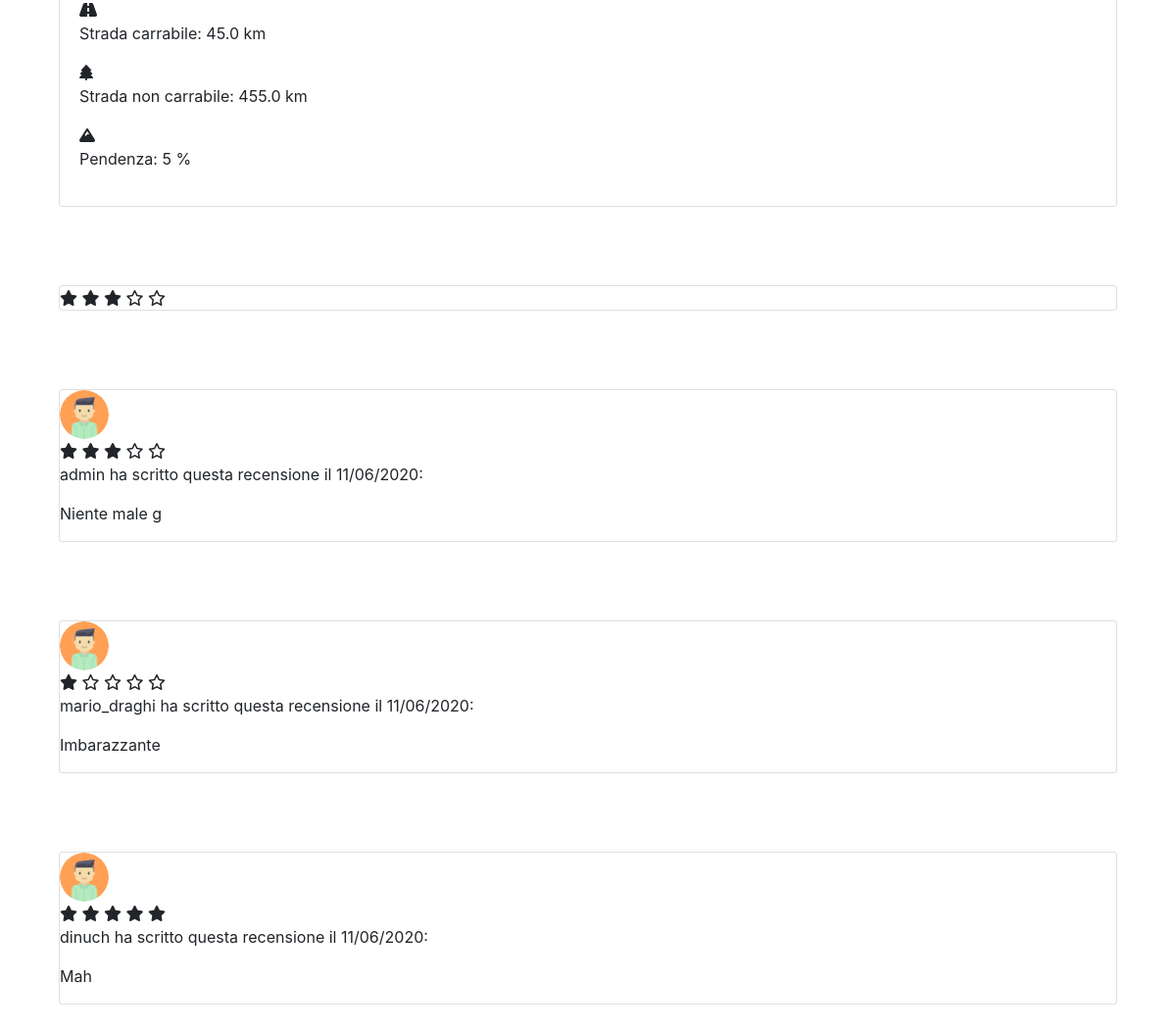
/path/detail/1/ (lower part), run on an earlier commit of the app's database.
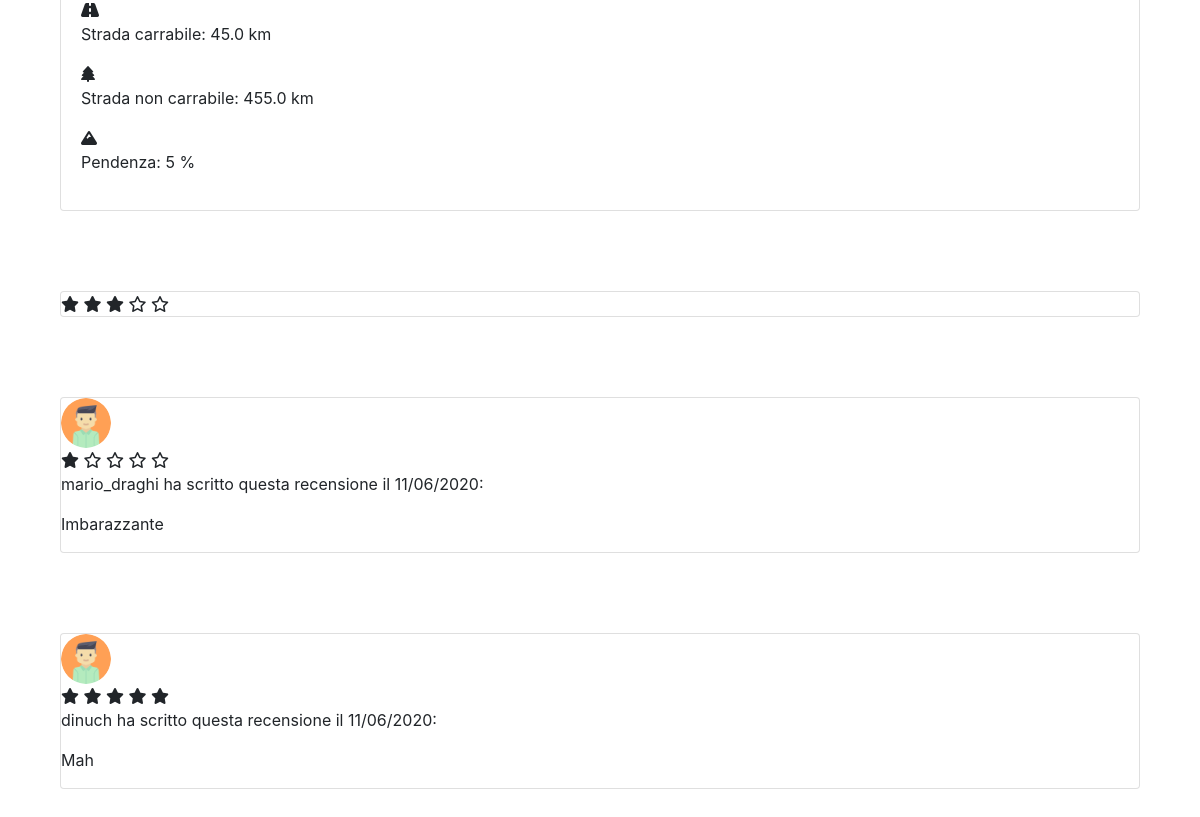
And on a later commit of the database.
### pathManagement/models.py (models this page shows)
class Review(models.Model):
    class Meta:
        unique_together = (('path', 'user'),)
    path = models.ForeignKey(Path, on_delete=models.CASCADE)
    user = models.ForeignKey(Profile, on_delete=models.CASCADE)
    valuation = models.PositiveIntegerField(validators=[MinValueValidator(0), MaxValueValidator(5)])
    comment = models.TextField(blank=True)
    created_at = models.DateTimeField(auto_now_add=True)
    def get_profile(self):
        return Profile.objects.filter(user = self.user.id).get()
    def get_create_date(self):
        return self.created_at.strftime("%d/%m/%Y")

### userManagement/models.py (models this page shows)
class Profile(models.Model):
    user = models.OneToOneField(User, on_delete=models.CASCADE, related_name='profile')
    avatar = models.ImageField(blank=True, default=static_avatar_path(), upload_to=user_directory_path)
    email = models.EmailField(blank=False, unique=True, default='user_{0}@default.com'.format(User.pk))

### pathManagement/views.py (the view)
# urls.py: path('detail/<int:pk>/', DetailPath.as_view(), name='detailPath'),
class DetailPath(DetailView):
    model = Path
    template_name = 'detailPath.html'
    def get_context_data(self, *args, **kwargs):
        context = super(DetailPath, self).get_context_data()
        context['review'] = Review.objects.filter(path=self.object)
        path_review = Review.objects.filter(path=self.object.id).values('valuation')
        iteration = path_review.count()
        count = 0
        for value in path_review:
            print(value['valuation'])
            count = count + value['valuation'] / iteration
        print(count)
        context['valuation'] = count
        return context

### pathManagement/templates/detailPath.html (shortened to what this page needs)
{% extends 'base.html' %}
{% load mathfilters %}
{% block slideshow %}
    <div class="container py-4">
        <div class="container py-3">
            <div class="card">
                <div class="card-body">
                    <i class="fas fa-road"></i>
                    <p>Strada carrabile: {{ object.carriageablePath }} km</p>
                    <i class="fas fa-tree"></i>
                    <p>Strada non carrabile: {{ object.nonCarriageablePath }} km</p>
                    <i class="fas fa-mountain"></i>
                    <p>Pendenza: {{ object.gradient }} %</p>
                </div>
            </div>
        </div>
    </div>
    <div class="container py-4">
        <div class="container py-3">
            <div class="card">
                <ul class="list-unstyled list-inline rating mb-0">
                    <span id='stars-average'></span>
                </ul>
            </div>
        </div>
    </div>
    {% for comment in review %}
        {% if comment.comment %}
            <div class="container py-4">
                <div class="container py-3">
                    <div class="card">
                        <img class="rounded-circle" width="50" height="50"
                             src="{{ comment.get_profile.avatar.url }}"
                             alt="Card image cap">
                        <ul class="list-unstyled list-inline rating mb-0">
                            <span id='stars-{{ comment.pk }}'></span>
                        </ul>
                        <p>{{ comment.get_profile.user.username }} ha scritto questa recensione
                            il {{ comment.get_create_date }}:</p>
                        <p>{{ comment.comment }}</p>
                    </div>
                </div>
            </div>
        {% endif %}
    {% endfor %}
{% endblock %}

What changed in the data, as far as the page shows it:
removed Review: get_profile.avatar (picture), get_profile.user.username "admin", get_create_date "11/06/2020", comment "Niente male g"
